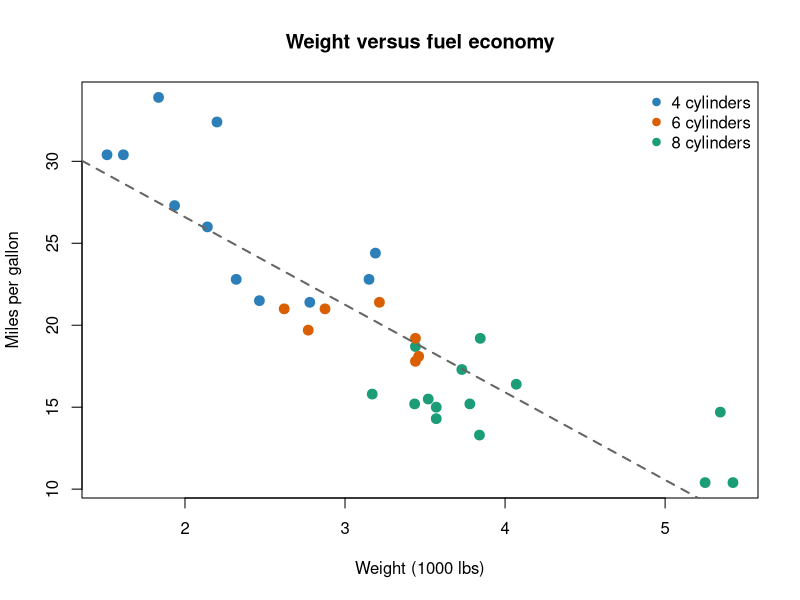

Reproduce this figure in R.
## ---- chunk 1
#| label: load-data

data(mtcars)
dim(mtcars)
head(mtcars[, c("mpg", "cyl", "hp", "wt")])
## ---- chunk 2
#| label: fig-weight-mpg
#| fig-cap: "Fuel economy falls as weight rises; heavier cars also tend to have more cylinders."
#| fig-alt: "Scatter plot of miles per gallon against car weight for 32 cars, coloured by cylinder count, with a downward-sloping regression line."
#| fig-width: 7
#| fig-height: 4.5

cyl_levels <- sort(unique(mtcars$cyl))
palette_cyl <- c("#2c7fb8", "#d95f02", "#1b9e77")

plot(
  mtcars$wt, mtcars$mpg,
  col  = palette_cyl[match(mtcars$cyl, cyl_levels)],
  pch  = 19,
  cex  = 1.3,
  xlab = "Weight (1000 lbs)",
  ylab = "Miles per gallon",
  main = "Weight versus fuel economy"
)

abline(lm(mpg ~ wt, data = mtcars), col = "grey40", lwd = 2, lty = 2)

legend(
  "topright",
  legend = paste(cyl_levels, "cylinders"),
  col    = palette_cyl,
  pch    = 19,
  bty    = "n"
)
## ---- chunk 3
#| label: tbl-by-cyl
#| tbl-cap: "Mean values per cylinder group."

summary_tbl <- aggregate(
  cbind(mpg, hp, wt) ~ cyl,
  data = mtcars,
  FUN  = mean
)
summary_tbl$n <- as.vector(table(mtcars$cyl))

knitr::kable(
  summary_tbl[, c("cyl", "n", "mpg", "hp", "wt")],
  col.names = c("Cylinders", "Cars", "Mean mpg", "Mean hp", "Mean weight"),
  digits    = 1
)
